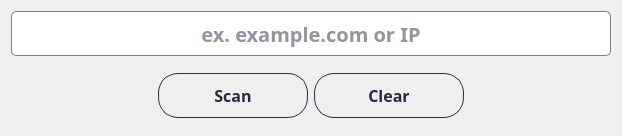
            <widget class="QWidget" name="widget_77" native="true">
             <layout class="QVBoxLayout" name="verticalLayout_46">
              <item>
               <widget class="QLineEdit" name="lineEdit_https">
                <property name="minimumSize">
                 <size>
                  <width>600</width>
                  <height>45</height>
                 </size>
                </property>
                <property name="font">
                 <font>
                  <family>Bahnschrift SemiBold</family>
                  <pointsize>15</pointsize>
                  <weight>75</weight>
                  <bold>true</bold>
                 </font>
                </property>
                <property name="styleSheet">
                 <string notr="true">QLineEdit {
  border: 1px solid gray;
  color: rgba(40,43,61,255);
  border-radius: 5px;
}

QLineEdit:hover {
  border: 2px solid;
  border-color: rgba(0,143,255,255);
}
QLineEdit:focus {
  border: 1px solid;
  border-color: rgba(88,199,141,255);
}
</string>
                </property>
                <property name="alignment">
                 <set>Qt::AlignCenter</set>
                </property>
                <property name="placeholderText">
                 <string>ex. example.com or IP</string>
                </property>
               </widget>
              </item>
              <item alignment="Qt::AlignHCenter|Qt::AlignTop">
               <widget class="QWidget" name="widget_76" native="true">
                <layout class="QHBoxLayout" name="horizontalLayout_32">
                 <item>
                  <widget class="QPushButton" name="btn_scanHttps">
                   <property name="minimumSize">
                    <size>
                     <width>150</width>
                     <height>45</height>
                    </size>
                   </property>
                   <property name="maximumSize">
                    <size>
                     <width>150</width>
                     <height>40</height>
                    </size>
                   </property>
                   <property name="font">
                    <font>
                     <family>Bahnschrift SemiBold</family>
                     <pointsize>12</pointsize>
                     <weight>75</weight>
                     <bold>true</bold>
                    </font>
                   </property>
                   <property name="cursor">
                    <cursorShape>PointingHandCursor</cursorShape>
                   </property>
                   <property name="styleSheet">
                    <string notr="true">QPushButton {    
    border: 1px solid rgba(40,43,61,255) ;
    border-radius: 20px;
    padding: 5px 10px;
	color: rgba(40,43,61,255) ;
}

QPushButton:hover {
    background-color: ;
}
</string>
                   </property>
                   <property name="text">
                    <string>Scan</string>
                   </property>
                   <property name="icon">
                    <iconset>
                     <normaloff>../icons/icon-scan.png</normaloff>../icons/icon-scan.png</iconset>
                   </property>
                   <property name="iconSize">
                    <size>
                     <width>30</width>
                     <height>30</height>
                    </size>
                   </property>
                  </widget>
                 </item>
                 <item>
                  <widget class="QPushButton" name="btn_clearHttps">
                   <property name="minimumSize">
                    <size>
                     <width>150</width>
                     <height>45</height>
                    </size>
                   </property>
                   <property name="maximumSize">
                    <size>
                     <width>150</width>
                     <height>40</height>
                    </size>
                   </property>
                   <property name="font">
                    <font>
                     <family>Bahnschrift SemiBold</family>
                     <pointsize>12</pointsize>
                     <weight>75</weight>
                     <bold>true</bold>
                    </font>
                   </property>
                   <property name="cursor">
                    <cursorShape>PointingHandCursor</cursorShape>
                   </property>
                   <property name="styleSheet">
                    <string notr="true">QPushButton {    
    border: 1px solid rgba(40,43,61,255) ;
    border-radius: 20px;
    padding: 5px 10px;
	color: rgba(40,43,61,255) ;
}

QPushButton:hover {
    background-color: ;
}
</string>
                   </property>
                   <property name="text">
                    <string>Clear</string>
                   </property>
                   <property name="icon">
                    <iconset>
                     <normaloff>../icons/icon-clear.png</normaloff>../icons/icon-clear.png</iconset>
                   </property>
                   <property name="iconSize">
                    <size>
                     <width>30</width>
                     <height>30</height>
                    </size>
                   </property>
                  </widget>
                 </item>
                </layout>
               </widget>
              </item>
             </layout>
            </widget>
